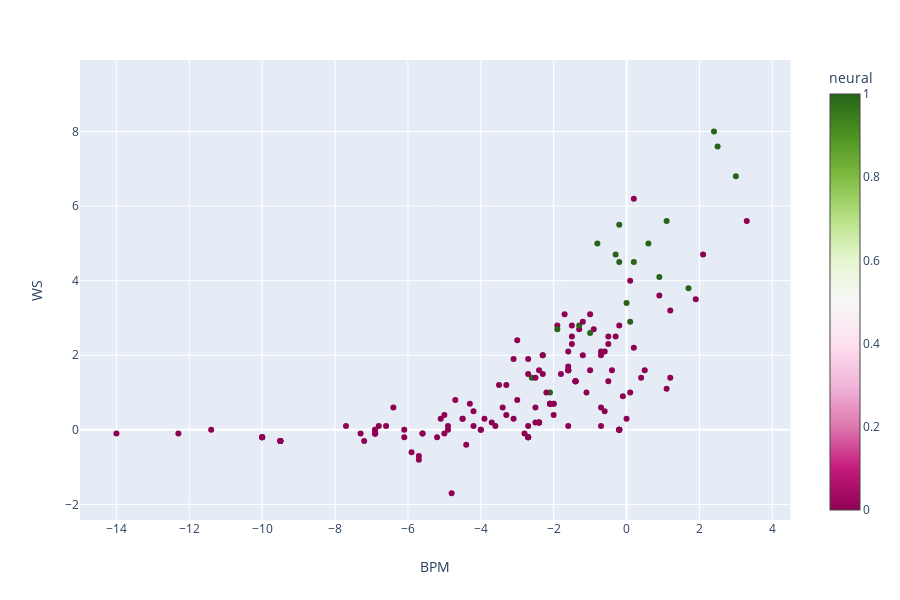

Source (notebook cell):
### Code cell
fig = px.scatter(test_master_w_predictions, x='BPM', y='WS',
              color='neural', hover_name='Player_name', hover_data=['USG%', 'PER', 'MP', 'VORP', 'Age'], color_continuous_scale=px.colors.diverging.PiYG)
fig.update_xaxes(range=[-15, 4.5])
fig.show()

### Figure 1 — Plotly figure (JSON) as saved in the notebook; plotly's stock layout.template omitted (floating-point values rounded to 4 significant figures; data arrays with more than 128 entries replaced by an {"elided": "..."} marker saying what was removed)
{"data": [{"customdata": {"elided": "164x5 float values"}, "hoverlabel": {"namelength": 0}, "hovertemplate": "<b>%{hovertext}</b><br><br>BPM=%{x}<br>WS=%{y}<br>USG%=%{customdata[0]}<br>PER=%{customdata[1]}<br>MP=%{customdata[2]}<br>VORP=%{customdata[3]}<br>Age=%{customdata[4]}<br>neural=%{marker.color}", "hovertext": {"elided": "164 str values"}, "legendgroup": "", "marker": {"color": {"elided": "164 int values"}, "coloraxis": "coloraxis", "symbol": "circle"}, "mode": "markers", "name": "", "showlegend": false, "type": "scatter", "x": {"elided": "164 float values"}, "xaxis": "x", "y": {"elided": "164 float values"}, "yaxis": "y"}], "layout": {"coloraxis": {"colorbar": {"title": {"text": "neural"}}, "colorscale": [[0, "rgb(142,1,82)"], [0.1, "rgb(197,27,125)"], [0.2, "rgb(222,119,174)"], [0.3, "rgb(241,182,218)"], [0.4, "rgb(253,224,239)"], [0.5, "rgb(247,247,247)"], [0.6, "rgb(230,245,208)"], [0.7, "rgb(184,225,134)"], [0.8, "rgb(127,188,65)"], [0.9, "rgb(77,146,33)"], [1, "rgb(39,100,25)"]]}, "height": 600, "legend": {"tracegroupgap": 0}, "margin": {"t": 60}, "xaxis": {"anchor": "y", "domain": [0, 0.98], "range": [-15, 4.5], "title": {"text": "BPM"}}, "yaxis": {"anchor": "x", "domain": [0, 1], "title": {"text": "WS"}}}}
